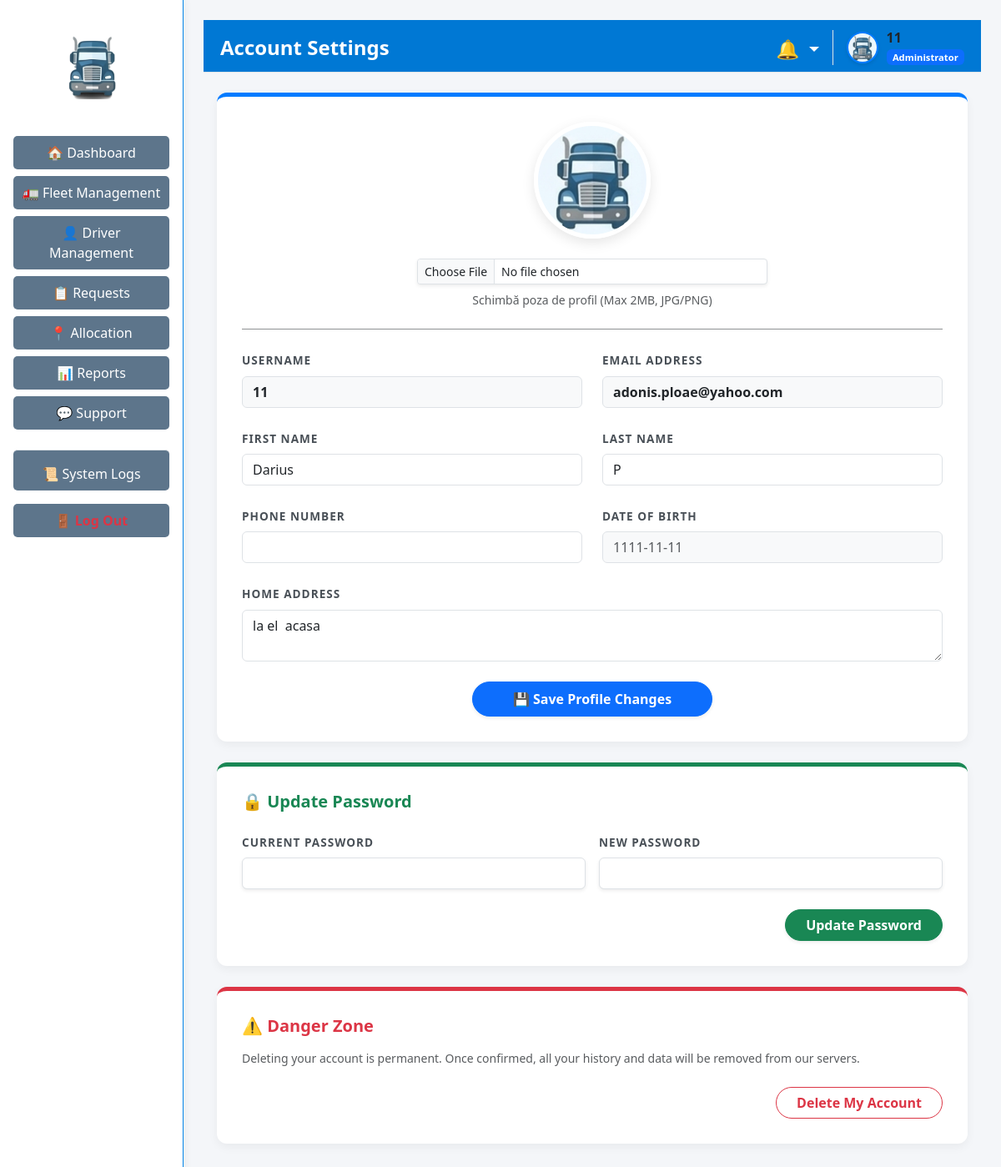
Screenshot of /profile (signed in) with the database file from the repository.
### tables this page shows
CREATE TABLE "users" (
                    id INTEGER PRIMARY KEY AUTOINCREMENT,
                    username TEXT UNIQUE NOT NULL,
                    password_hash TEXT NOT NULL,
                    role TEXT NOT NULL,
                    first_name TEXT,
                    last_name TEXT,
                    email TEXT UNIQUE,
                    phone_number TEXT,
                    date_of_birth TEXT,
                    address TEXT,
                    profile_picture TEXT,
                    failed_attempts INTEGER DEFAULT 0,
                    lockout_until TEXT
                );

### app/routes/profile_routes.py (the view)
@profile_bp.route('/profile', methods=['GET'])
def view_profile():
    if 'user_id' not in session:
        return redirect(url_for('auth.login'))
    user_data = profile_logic.get_user_profile(session['user_id'])
    return render_template('profile.html', user=user_data)

### app/controllers/profile_controller.py (called while the page is built)
    def get_user_profile(self, user_id: int) -> dict:
        with sqlite3.connect(DB_PATH) as conn:
            conn.row_factory = sqlite3.Row
            cursor = conn.cursor()
            cursor.execute("SELECT * FROM users WHERE id = ?", (user_id,))
            row = cursor.fetchone()
            return dict(row) if row else {}

### app/models/notification_model.py (called while the page is built)
    def get_unread_notifications(self, target1: str, target2: str = '') -> List[Dict[str, Any]]:
        try:
            with sqlite3.connect(DB_PATH) as conn:
                conn.row_factory = sqlite3.Row
                cursor = conn.execute(
                    "SELECT * FROM notifications WHERE target_role IN (?, ?, 'All') AND is_read = 0 ORDER BY timestamp DESC",
                    (str(target1).strip(), str(target2).strip())
                )
                return [dict(row) for row in cursor.fetchall()]
        except sqlite3.Error as e:
            logging.error(f"Error fetching notifications: {e}")
            return []

### app/templates/profile.html (shortened to what this page needs)
{% extends
    "layouts/admin_layout.html" if session.get('role') == 'Administrator' else
    "layouts/staff_layout.html" if session.get('role') == 'Staff' else
    "layouts/driver_layout.html" if session.get('role') == 'Driver' else
    "layouts/customer_layout.html"
%}
{% block page_header %}Account Settings{% endblock %}
{% block content %}
<div class="container-fluid">
    <div style="max-width: 900px; margin: 0 auto;">
        <div class="profile-card text-center">
            <form action="{{ url_for('profile.update_profile') }}" method="POST" enctype="multipart/form-data">
                <div class="mb-4">
                    {% if user.profile_picture %}
                        <img src="{{ url_for('static', filename='img/avatars/' + user.profile_picture) }}" class="avatar-preview mb-3">
                    {% else %}
                        <div class="avatar-preview d-inline-flex align-items-center justify-content-center bg-light text-secondary fs-1 mb-3">👤</div>
                    {% endif %}
                    <div class="d-flex justify-content-center mt-2">
                        <input class="form-control form-control-sm w-50 shadow-sm" type="file" name="profile_picture" accept="image/png, image/jpeg, image/jpg">
                    </div>
                    <p class="text-muted small mt-2">Schimbă poza de profil (Max 2MB, JPG/PNG)</p>
                </div>
                <hr class="my-4 opacity-50">
                <div class="row g-4 text-start">
                    <div class="col-md-6">
                        <label class="form-label">Username</label>
                        <input type="text" name="username" class="form-control fw-bold bg-light" value="{{ user.username }}" required>
                    </div>
                    <div class="col-md-6">
                        <label class="form-label">Email Address</label>
                        <input type="email" name="email" class="form-control fw-bold bg-light" value="{{ user.email }}">
                    </div>
                    <div class="col-md-6">
                        <label class="form-label">First Name</label>
                        <input type="text" name="first_name" class="form-control" value="{{ user.first_name }}">
                    </div>
                    <div class="col-md-6">
                        <label class="form-label">Last Name</label>
                        <input type="text" name="last_name" class="form-control" value="{{ user.last_name }}">
                    </div>
                    <div class="col-md-6">
                        <label class="form-label">Phone Number</label>
                        <input type="text" name="phone" class="form-control" value="{{ user.phone }}">
                    </div>
                    <div class="col-md-6">
                        <label class="form-label">Date of Birth</label>
                        <input type="text" class="form-control bg-light text-muted" value="{{ user.date_of_birth }}" disabled>
                    </div>
                    <div class="col-12">
                        <label class="form-label">Home Address</label>
                        <textarea name="address" class="form-control" rows="2">{{ user.address }}</textarea>
                    </div>
                    <div class="col-12 mt-4 text-center">
                        <button type="submit" class="btn btn-primary px-5 py-2 fw-bold shadow-sm rounded-pill">💾 Save Profile Changes</button>
                    </div>
                </div>
            </form>
        </div>
        <div class="profile-card security-card">
            <h5 class="fw-bold mb-4 text-success">🔒 Update Password</h5>
            <form action="{{ url_for('profile.change_password') }}" method="POST">
                <div class="row g-3">
                    <div class="col-md-6">
                        <label class="form-label">Current Password</label>
                        <input type="password" name="current_password" class="form-control shadow-sm" required>
                    </div>
                    <div class="col-md-6">
                        <label class="form-label">New Password</label>
                        <input type="password" name="new_password" class="form-control shadow-sm" required>
                    </div>
                    <div class="col-12 mt-4 text-end">
                        <button type="submit" class="btn btn-success px-4 fw-bold rounded-pill shadow-sm">Update Password</button>
                    </div>
                </div>
            </form>
        </div>
        <div class="profile-card danger-card">
            <h5 class="fw-bold text-danger mb-3">⚠️ Danger Zone</h5>
            <p class="text-muted small mb-4">Deleting your account is permanent. Once confirmed, all your history and data will be removed from our servers.</p>
            <form action="{{ url_for('profile.delete_account') }}" method="POST" onsubmit="return confirm('Are you absolutely sure you want to delete your account? This action is irreversible!');">
                <div class="text-end">
                    <button type="submit" class="btn btn-outline-danger px-4 fw-bold rounded-pill">Delete My Account</button>
                </div>
            </form>
        </div>
    </div>
</div>
{% endblock %}

### app/templates/layouts/admin_layout.html (shortened to what this page needs)
<!DOCTYPE html>
<html lang="en">
<head>
    <link href="https://cdn.jsdelivr.net/npm/bootstrap@5.3.8/dist/css/bootstrap.min.css" rel="stylesheet">
    <link rel="stylesheet" href="https://cdnjs.cloudflare.com/ajax/libs/font-awesome/6.4.0/css/all.min.css">
    <link rel="stylesheet" href="{{ url_for('static', filename='css/style.css') }}">
</head>
<body class="bg-light">
<div class="dashboard-wrapper">
    <div class="sidebar" style="background-color: #ffffff; border-right: 1px solid #0285e9; box-shadow: 2px 0 10px rgba(0,0,0,0.05);">
        <div class="text-center mt-3 mb-4">
            <img src="{{ url_for('static', filename='img/truck.png') }}" alt="Logo" style="width: 100px;">
        </div>
        <a href="{{ url_for('dashboard.main_dashboard') }}" class="nav-btn {% if request.endpoint == 'dashboard.main_dashboard' %}active fw-bold{% endif %}">🏠 Dashboard</a>
        <a href="{{ url_for('fleet.fleet_management') }}" class="nav-btn {% if request.endpoint == 'fleet.fleet_management' %}active fw-bold{% endif %}">🚛 Fleet Management</a>
        <a href="{{ url_for('driver.driver_management') }}" class="nav-btn {% if request.endpoint == 'driver.driver_management' %}active fw-bold{% endif %}">👤 Driver Management</a>
        <a href="{{ url_for('request_routes.request_management') }}" class="nav-btn {% if request.endpoint == 'request_routes.request_management' %}active fw-bold{% endif %}">📋 Requests</a>
        <a href="{{ url_for('allocation.allocation_management') }}" class="nav-btn {% if request.endpoint == 'allocation.allocation_management' %}active fw-bold{% endif %}">📍 Allocation</a>
        <a href="{{ url_for('report_routes.reports_management') }}" class="nav-btn {% if request.endpoint == 'report_routes.reports_management' %}active fw-bold{% endif %}">📊 Reports</a>
        <a href="{{ url_for('admin_support.view_tickets') }}" class="nav-btn {% if request.endpoint == 'admin_support.view_tickets' %}active fw-bold{% endif %}">💬 Support</a>
        <a href="{{ url_for('logs.view_logs') }}" class="nav-btn {% if request.endpoint == 'logs.view_logs' %}active fw-bold{% endif %} border-top mt-3 pt-3">📜 System Logs</a>
        <a href="{{ url_for('auth.logout') }}" class="nav-btn mt-2 text-danger fw-bold">🚪 Log Out</a>
    </div>
    <div class="main-content p-4">
        <div class="top-navbar d-flex justify-content-between align-items-center mb-4 border-bottom pb-2">
            <div>
                <h2 class="h4 mb-0 fw-bold">{% block page_header %}Dashboard{% endblock %}</h2>
            </div>
            <div class="user-info d-flex align-items-center">
                <div class="dropdown d-inline-block mt-1 me-1">
                    <span class="dropdown-toggle text-decoration-none" id="notifDropdown" role="button" data-bs-toggle="dropdown" aria-expanded="false" style="cursor: pointer; position: relative; font-size: 1.4rem;">
                        🔔
                    </span>
                </div>
                <a href="{{ url_for('profile.view_profile') }}" class="text-decoration-none text-dark" style="transition: opacity 0.2s;" onmouseover="this.style.opacity='0.8'" onmouseout="this.style.opacity='1'">
                    <div class="user-profile border-start ps-3 ms-1 d-flex align-items-center" style="cursor: pointer;">
                        {% if session.get('profile_picture') and session.get('profile_picture') != '' %}
                            <img src="{{ url_for('static', filename='img/avatars/' + session.get('profile_picture')) }}"
                                 alt="Avatar"
                                 style="width: 38px; height: 38px; object-fit: cover; border-radius: 50%; border: 2px solid #007bff; margin-right: 10px; box-shadow: 0 2px 4px rgba(0,0,0,0.1);">
                        {% else %}
                            <span class="fs-3 me-2" style="line-height: 1;">👤</span>
                        {% endif %}
                        <div class="d-flex flex-column justify-content-center">
                            <span class="fw-bold" style="font-size: 1rem; line-height: 1.2;">
                                {{ session.get('username', 'Admin') }}
                            </span>
                            <span class="badge bg-primary mt-1" style="font-size: 0.70rem; align-self: flex-start;">
                                {{ session.get('role', 'Administrator') }}
                            </span>
                        </div>
                    </div>
                </a>
            </div>
        </div>
        {% block content %}
        {% endblock %}
    </div>
</div>
</body>
</html>

### app/static/css/style.css (style rules this page uses)
body { margin: 0; padding: 0; font-family: 'Segoe UI', Tahoma, Geneva, Verdana, sans-serif; }
.dashboard-wrapper { display: flex; height: 100vh; width: 100vw; overflow: hidden; background-color: #f4f6f9; }
.sidebar { width: 220px; height: 100vh; background-color: #f8f9fa; border-right: 2px solid #dee2e6; display: flex; flex-direction: column; align-items: center; padding-top: 20px; overflow-y: auto; }
.sidebar img { width: 120px; margin-bottom: 20px; }
.nav-btn { width: 85%; background-color: #5d758b; color: white; border: none; padding: 8px; margin-bottom: 8px; border-radius: 5px; text-align: center; text-decoration: none; font-weight: 500; }
.main-content { flex: 1; flex-grow: 1; height: 100vh; display: flex; flex-direction: column; overflow-y: auto; padding-bottom: 50px; }
.top-navbar { background-color: #0078d4; color: white; padding: 12px 20px; display: flex; justify-content: space-between; align-items: center; font-size: 1.4rem; }
.user-info { font-size: 0.95rem; display: flex; align-items: center; gap: 8px; }

### app/templates/profile.html (style rules this page uses)
.profile-card { background: white; border-radius: 12px; box-shadow: 0 4px 12px rgba(0,0,0,0.05); padding: 30px; margin-bottom: 25px; border-top: 5px solid #007bff; }
.danger-card { border-top-color: #dc3545; }
.security-card { border-top-color: #198754; }
.form-label { font-weight: 700; color: #495057; font-size: 0.85rem; text-transform: uppercase; letter-spacing: 1px; }
.avatar-preview { width: 140px; height: 140px; object-fit: cover; border-radius: 50%; border: 5px solid #fff; box-shadow: 0 5px 15px rgba(0,0,0,0.1); transition: transform 0.2s; }

### rows the page displays
users: get "Administrator", profile_picture (picture), username "11", email "adonis.ploae@yahoo.com", first_name "Darius", last_name "P", date_of_birth "1111-11-11", address "la el acasa"

### other values shown
{{ session.get('username', 'Admin') }} "11"
